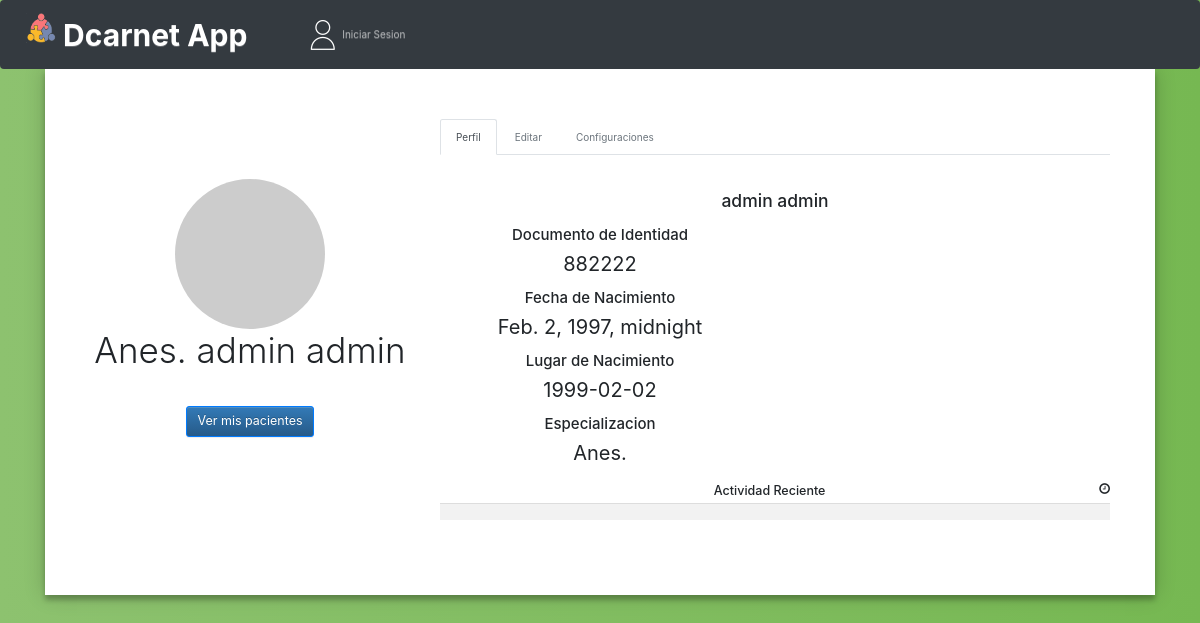
The page /carnets/detail_Medico/1 on the database its author committed.
### carnets/models.py (models this page shows, shortened)
class Persona(models.Model):
    nombre = models.CharField(max_length=200)
    apellido = models.CharField(max_length=200)
    descripcion = models.TextField()
    fecha_de_nacimiento = models.DateTimeField(blank=True, null=True)
    fecha_de_creacion = models.DateTimeField(default=timezone.now)
    documento_de_Identidad = models.CharField(max_length=200)
    lugar_de_nacimiento = models.CharField(max_length=200)
    tipos = (
        ("a", "Tutor"),
        ("b", "Doctor"),
        ("c", "Nino"),
    )
    tipo_persona = models.CharField(max_length=1, choices=tipos)

class Medico(Persona):
    especializacion = (
        ("Aler.", "Alergología"),
        ("Anes.", "Anestesiología"),
        ("Card.", "Cardiología"),
        ("Gast.", "Gastroenterología"),
        ("Endo.", "Endocrinología"),
        ("Geri.", "Geriatría"),
        ("Hema.", "Hematología"),
        ("Infe.", "Infectología"),
        ("Aeroes", "Medicina aeroespacial"),
        ("Depo", "Medicina del deporte"),
        ("Traba", "Medicina del trabajo"),
        ("Urgenc", "Medicina de urgencias"),
        ("Famili", "Medicina familiar y comunitaria"),
        ("Física", "Medicina física y rehabilitación"),
        ("Intens", "Medicina intensiva"),
        ("Intern", "Medicina interna"),
        ("Forens", "Medicina forense"),
        ("Preventiva.", "Medicina preventiva y salud pública"),
        ("Nefr.", "Nefrología"),
        ("Neum.", "Neumología"),
        ("Neur.", "Neurología"),
        ("Nutr.", "Nutriología"),
        ("Onco.", "Oncología médica"),
        ("Onco.", "Oncología radioterápica"),
        ("Pedi.", "Pediatría"),
        ("Psiq.", "Psiquiatría"),
        ("Reum.", "Reumatología"),
        ("Toxi.", "Toxicología"),
    )
    usuario = models.OneToOneField(authmodels.Usuario, on_delete=models.CASCADE)
    tipo_especializacion = models.CharField(max_length=11, choices=especializacion)

class Persona(models.Model):
    nombre = models.CharField(max_length=200)
    apellido = models.CharField(max_length=200)
    descripcion = models.TextField()
    fecha_de_nacimiento = models.DateTimeField(blank=True, null=True)
    fecha_de_creacion = models.DateTimeField(default=timezone.now)
    documento_de_Identidad = models.CharField(max_length=200)
    lugar_de_nacimiento = models.CharField(max_length=200)
    tipos = (
        ("a", "Tutor"),
        ("b", "Doctor"),
        ("c", "Nino"),
    )
    tipo_persona = models.CharField(max_length=1, choices=tipos)

### carnets/views.py (the view, shortened to what this page needs)
# urls.py: path("detail_Medico/<int:pk>",views.PerfilMedicoView.as_view(),name="detail_medico"),
class PerfilMedicoView(DetailView):
    model = models.Medico
    context_object_name = "perfil_medico"
    template_name = "carnets/indexDoctor/doctor_detail.html"
    def get(self, request, *args, **kwargs):
        try:
            medico = get_object_or_404(models.Medico, usuario_id=kwargs["pk"])
            context = {"medico": medico}
            return render(request, "carnets/indexDoctor/doctor_detail.html", context)
        except Http404:
            print("NO ENCONTRAMOS al medico.....")
            return redirect(reverse("carnets:crear_medico"))

### templates/carnets/indexDoctor/doctor_detail.html
{% extends "base.html" %}
{% load static %}
{% block content %}
<div class="container">
  <div class="form-index">
    <div class="row my-2">
      <div class="col-lg-4 order-lg-1 text-center"><br><br><br><br>
        {% if user.usuario.foto_perfil %}
        <img class="mx-auto img-fluid img-circle d-block" alt="avatar" src="{{ user.usuario.foto_perfil.url }}" style="width: 60%">
        {% else %}
        <img src="//placehold.it/150" class="mx-auto img-fluid img-circle d-block" alt="avatar">
        {% endif %}
        <h2 class="display-4">{{ medico.tipo_especializacion }} {{ medico.nombre }} {{ medico.apellido }} </h2> <br><br>
        <a type="button" href="{% url 'carnets:nino_list' %}">
          <button type="button" class="btn btn-primary btn-lg"> Ver mis pacientes </button> </a>
      </div>
      <div class="col-lg-8 order-lg-2">
        <ul class="nav nav-tabs">
          <li class="">
            <a href="" data-target="#profile" data-toggle="tab" class="nav-link active">Perfil</a>
          </li>
          <li class="">
            <a href="" data-target="#edit" data-toggle="tab" class="nav-link disabled">Editar</a>
          </li>
          <li class="">
            <a href="" data-target="#config" data-toggle="tab" class="nav-link disabled">Configuraciones</a>
          </li>
        </ul>
        <div class="tab-content py-4">
          <div class="tab-pane active" id="profile">
            <h3 class="h3"> {{ medico.nombre }}
              {{ medico.apellido }} </h3>
            <div class="row">
              <div class="col-md-6">
                <h4 class="h4"> Documento de Identidad </h4>
                <p> {{ medico.documento_de_Identidad }} </p>
                <h4 class="h4">Fecha de Nacimiento</h4>
                <p> {{ medico.fecha_de_nacimiento }} </p>
                <h4 class="h4">Lugar de Nacimiento </h4>
                <p> {{ medico.lugar_de_nacimiento }} </p>
                <h4 class="h4"> Especializacion </h4>
                <p> {{ medico.tipo_especializacion }} </p>
              </div>
              <div class="col-md-12">
                <h5 class="mt-2"><span class="fa fa-clock-o ion-clock float-right"></span> Actividad Reciente </h5>
                <table class="table table-sm table-hover table-striped">
                  <tbody>
                    <tr>
                      <td>
                      </td>
                    </tr>
                  </tbody>
                </table>
              </div>
            </div>
          </div>
        </div>
      </div>
    </div>
  </div>
</div>
{% endblock %}

### autenticacion/static/css/main.css (style rules this page uses)
.form-index { position: relative; z-index: 1; background: #FFFFFF; width: auto; margin: 0 auto auto; padding: 45px; text-align: center; box-shadow: 0 0 20px 0 rgba(0, 0, 0, 0.2), 0 5px 5px 0 rgba(0, 0, 0, 0.24); }
.container { position: relative; z-index: 1; max-width: 300px; margin: 0 auto; }
.container:before, .container:after { content: ""; display: block; clear: both; }
p { font-size: 2rem; }
.nav-link.disabled { cursor: not-allowed !important; }

### rows shown on the page
Medico: tipo_especializacion "Anes."
Persona: nombre "admin", apellido "admin", documento_de_Identidad "882222", fecha_de_nacimiento "Feb. 2, 1997, midnight", lugar_de_nacimiento "1999-02-02"
